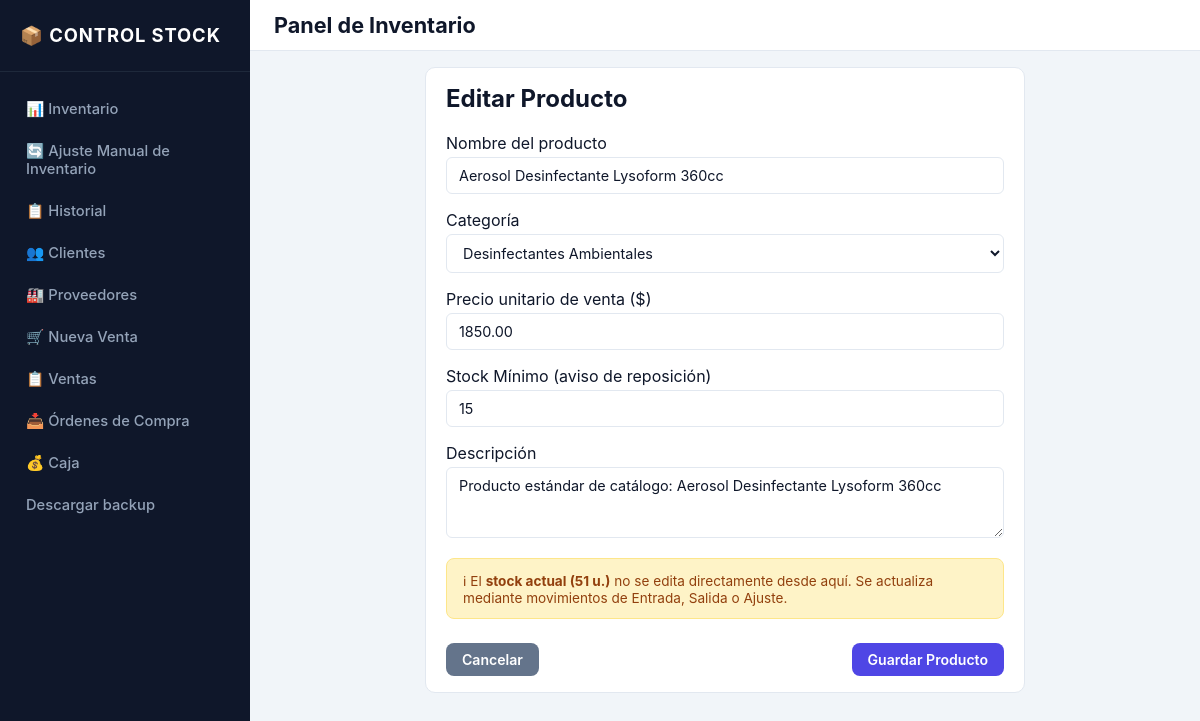
/productos/17/editar/, run on the app's committed database.
### inventario/models.py (models this page shows, shortened)
class Producto(models.Model):
    nombre = models.CharField(max_length=150, unique=True, verbose_name="Nombre")
    descripcion = models.TextField(blank=True, null=True, verbose_name="Descripcion")
    categoria = models.ForeignKey(
        Categoria, on_delete=models.PROTECT, related_name="productos",
        verbose_name="Categoria",
    )
    precio_unitario = models.DecimalField(
        max_digits=10,
        decimal_places=2,
        default=Decimal("0.00"),
        validators=[MinValueValidator(Decimal("0.00"))],
        verbose_name="Precio unitario",
    )
    stock_actual = models.PositiveIntegerField(default=0, verbose_name="Stock actual")
    stock_minimo = models.PositiveIntegerField(default=0, verbose_name="Stock minimo")
    activo = models.BooleanField(default=True, verbose_name="activo")
    fecha_creacion = models.DateTimeField(auto_now_add=True, verbose_name="Fecha de creación")
    fecha_actualizacion = models.DateTimeField(auto_now=True, verbose_name="Última actualización")
    class Meta:
        verbose_name = "Producto"
        verbose_name_plural = "Productos"
        ordering = ["nombre"]
        constraints = [
            models.CheckConstraint(
                condition=models.Q(stock_actual__gte=0),
                name="chk_stock_actual_no_negativo",
            ),
            models.CheckConstraint(
                condition=models.Q(stock_minimo__gte=0),
                name="chk_stock_minimo_no_negativo",
            ),
        ]

### inventario/views.py (the view)
# urls.py: path("productos/<int:pk>/editar/", views.producto_editar, name="producto_editar"),
def producto_editar(request, pk):
    producto = get_object_or_404(Producto, pk=pk, activo=True)
    if request.method == "POST":
        form = ProductoEditarForm(request.POST, instance=producto)
        if form.is_valid():
            form.save()
            messages.success(request, f"Producto '{producto.nombre}' actualizado.")
            return redirect("producto_list")
    else:
        form = ProductoEditarForm(instance=producto)
    return render(
        request,
        "inventario/producto_form.html",
        {"form": form, "titulo": "Editar Producto", "producto": producto},
    )

### inventario/forms.py
class ProductoEditarForm(ProductoBaseForm):
    pass

### inventario/models.py (called while the page is built)
    def __str__(self):
        return self.nombre

### templates/inventario/producto_form.html (shortened to what this page needs)
{% extends 'base.html' %}
{% block content %}
<div class="product-form-container">
    <div class="card">
        <h2 class="mb-20">{{ titulo }}</h2>
        <form method="post">
            <div class="form-group">
                <label>Nombre del producto</label>
                {{ form.nombre }}
            </div>
            <div class="form-group">
                <label>Categoría</label>
                {{ form.categoria }}
            </div>
            <div class="form-group">
                <label>Precio unitario de venta ($)</label>
                {{ form.precio_unitario }}
            </div>
            <div class="form-group">
                <label>Stock Mínimo (aviso de reposición)</label>
                {{ form.stock_minimo }}
            </div>
            <div class="form-group">
                <label>Descripción</label>
                {{ form.descripcion }}
            </div>
            {% if producto %}
            <div class="alert alert-warning product-stock-notice">
                ℹ El <strong>stock actual ({{ producto.stock_actual }} u.)</strong> no se edita directamente desde aquí. Se actualiza mediante movimientos de Entrada, Salida o Ajuste.
            </div>
            {% endif %}
            <div class="form-actions">
                <a href="{% url 'producto_list' %}" class="btn btn-secondary">Cancelar</a>
                <button type="submit" class="btn btn-primary">Guardar Producto</button>
            </div>
        </form>
    </div>
</div>
{% endblock %}

### static/css/style.css (style rules this page uses)
:root { --color-bg-app: #f1f5f9; --color-card-bg: #ffffff; --color-topbar-bg: #ffffff; --color-border: #e2e8f0; --color-table-header-bg: #f8fafc; --color-sidebar-bg: #0f172a; --color-sidebar-hover: #1e293b; --color-sidebar-active: #312e81; --color-sidebar-active-border: #6366f1; --color-sidebar-brand-border: #1e293b; --color-sidebar-text: #94a3b8; --color-sidebar-text-active: #ffffff; --color-sidebar-brand-text: #ffffff; --color-text-main: #0f172a; --color-text-muted: #64748b; --color-btn-text: #ffffff; --color-btn-primary: #4f46e5; --color-btn-action: #0284c7; --color-btn-secondary: #64748b; --color-success: #059669; --color-warning: #d97706; --color-danger: #dc2626; --color-alert-success-bg: #dcfce7; --color-alert-success-text: #166534; --color-alert-success-border: #bbf7d0; --color-alert-warning-bg: #fef3c7; --color-alert-warning-text: #92400e; --color-alert-warning-border: #fde68a; --color-alert-danger-bg: #fee2e2; --color-alert-danger-text: #991b1b; --color-alert-danger-border: #fca5a5; --color-badge-info-bg: #e0e7ff; --color-badge-info-text: #3730a3; --color-row-danger-bg: #fef2f2; --color-row-warning-bg: #fffbeb; --color-row-normal-bg: #ffffff; --color-soft-primary-bg: #e0f2fe; --color-soft-primary-text: #0284c7; --color-soft-primary-hover-bg: #bae6fd; --color-soft-primary-hover-text: #0369a1; --color-soft-success-bg: #dcfce7; --color-soft-success-text: #15803d; --color-soft-success-hover-bg: #bbf7d0; --color-soft-success-hover-text: #166534; --color-soft-danger-bg: #fee2e2; --color-soft-danger-text: #b91c1c; --color-soft-danger-hover-bg: #fecaca; --color-soft-danger-hover-text: #991b1b; --color-shadow: rgba(0, 0, 0, 0.1); --color-backdrop: rgba(15, 23, 42, 0.6); --color-page-hover-bg: #f8fafc; --color-page-disabled-bg: #f1f5f9; }
* { box-sizing: border-box; margin: 0; padding: 0; font-family: -apple-system, BlinkMacSystemFont, "Segoe UI", Roboto, sans-serif; }
body { background-color: var(--color-bg-app); color: var(--color-text-main); }
.card { background: var(--color-card-bg); border: 1px solid var(--color-border); border-radius: 10px; padding: 16px 20px; margin-bottom: 16px; }
.btn { display: inline-flex; align-items: center; justify-content: center; padding: 8px 16px; border-radius: 8px; font-size: 0.88rem; font-weight: 600; text-decoration: none; border: none; cursor: pointer; color: var(--color-btn-text); transition: filter 0.15s ease; }
.btn-primary { background-color: var(--color-btn-primary); }
.btn-secondary { background-color: var(--color-btn-secondary); }
.alert { padding: 12px 16px; border-radius: 8px; margin-bottom: 16px; font-size: 0.9rem; }
.alert-warning { background-color: var(--color-alert-warning-bg); color: var(--color-alert-warning-text); border: 1px solid var(--color-alert-warning-border); }
.form-control { width: 100%; padding: 9px 12px; border: 1px solid var(--color-border); border-radius: 6px; margin-top: 4px; font-size: 0.9rem; color: var(--color-text-main); background-color: var(--color-card-bg); }
.form-group { margin-bottom: 16px; }
.form-actions { display: flex; justify-content: space-between; align-items: center; margin-top: 24px; }
.product-form-container { max-width: 600px; margin: 0 auto; }
.product-stock-notice { font-size: 0.85rem; }
.mb-20 { margin-bottom: 20px; }

### data on the page
Producto: nombre "Aerosol Desinfectante Lysoform 360cc", categoria "Desinfectantes Ambientales", precio_unitario "1850.00", stock_minimo "15", descripcion "Producto estándar de catálogo: Aerosol Desinfectante Lysoform 360cc", stock_actual "51"

### other printed values
{{ titulo }} "Editar Producto"
